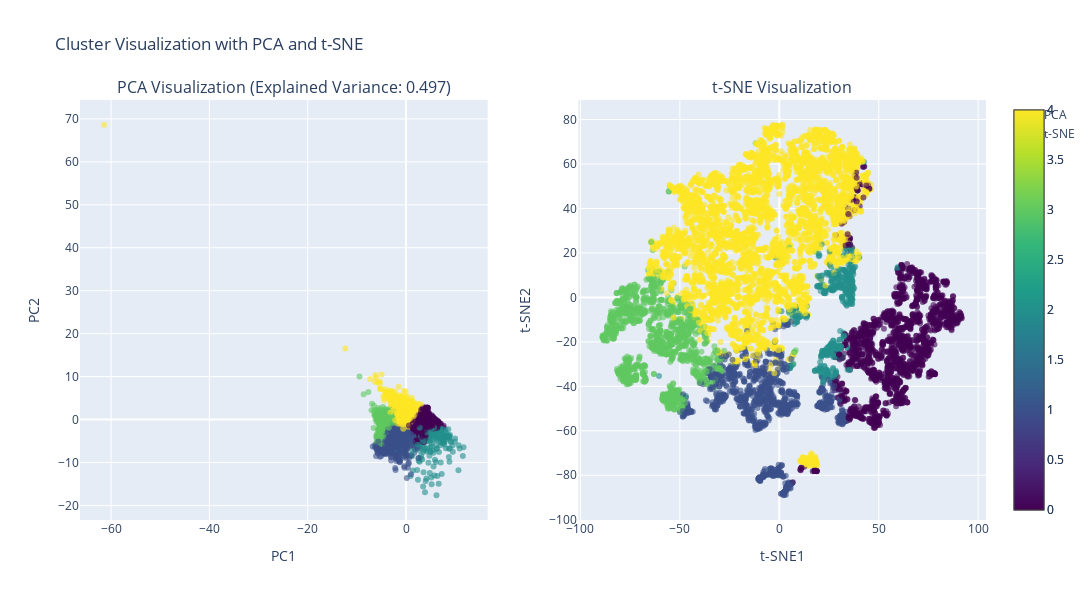

Write notebook code for a chart like this one.
### Code cell
# Call the function
pca_coords, tsne_coords = visualizer.create_2d_visualizations(
    X_scaled, 
    cluster_labels
)

### Figure 1 — Plotly figure (JSON) as saved in the notebook; plotly's stock layout.template omitted (floating-point values rounded to 4 significant figures; data arrays with more than 128 entries replaced by an {"elided": "..."} marker saying what was removed)
{"data": [{"marker": {"color": {"elided": "8950 int values"}, "colorscale": [[0, "#440154"], [0.1111, "#482878"], [0.2222, "#3e4989"], [0.3333, "#31688e"], [0.4444, "#26828e"], [0.5556, "#1f9e89"], [0.6667, "#35b779"], [0.7778, "#6ece58"], [0.8889, "#b5de2b"], [1, "#fde725"]], "opacity": 0.6, "showscale": true}, "mode": "markers", "name": "PCA", "type": "scatter", "x": {"elided": "8950 float values"}, "xaxis": "x", "y": {"elided": "8950 float values"}, "yaxis": "y"}, {"marker": {"color": {"elided": "8950 int values"}, "colorscale": [[0, "#440154"], [0.1111, "#482878"], [0.2222, "#3e4989"], [0.3333, "#31688e"], [0.4444, "#26828e"], [0.5556, "#1f9e89"], [0.6667, "#35b779"], [0.7778, "#6ece58"], [0.8889, "#b5de2b"], [1, "#fde725"]], "opacity": 0.6, "showscale": true}, "mode": "markers", "name": "t-SNE", "type": "scatter", "x": {"elided": "8950 float values"}, "xaxis": "x2", "y": {"elided": "8950 float values"}, "yaxis": "y2"}], "layout": {"annotations": [{"font": {"size": 16}, "showarrow": false, "text": "PCA Visualization (Explained Variance: 0.497)", "x": 0.225, "xanchor": "center", "xref": "paper", "y": 1, "yanchor": "bottom", "yref": "paper"}, {"font": {"size": 16}, "showarrow": false, "text": "t-SNE Visualization", "x": 0.775, "xanchor": "center", "xref": "paper", "y": 1, "yanchor": "bottom", "yref": "paper"}], "height": 600, "scene": {"xaxis": {"title": {"text": "PC1"}}, "yaxis": {"title": {"text": "PC2"}}}, "scene2": {"xaxis": {"title": {"text": "t-SNE1"}}, "yaxis": {"title": {"text": "t-SNE2"}}}, "title": {"text": "Cluster Visualization with PCA and t-SNE"}, "width": 1200, "xaxis": {"anchor": "y", "domain": [0, 0.45], "title": {"text": "PC1"}}, "xaxis2": {"anchor": "y2", "domain": [0.55, 1], "title": {"text": "t-SNE1"}}, "yaxis": {"anchor": "x", "domain": [0, 1], "title": {"text": "PC2"}}, "yaxis2": {"anchor": "x2", "domain": [0, 1], "title": {"text": "t-SNE2"}}}}
